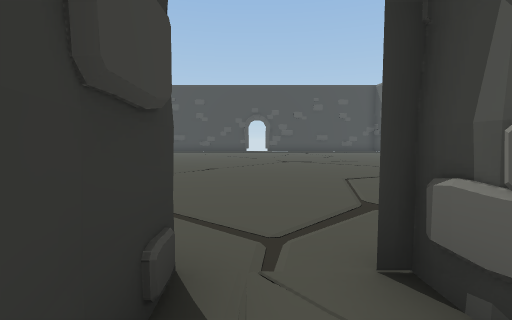
[1] (above)

16 first-person views from a walk through a Unity game level. The camera is 1.5 m above the floor, tilts 4° down and sees 85° across. The floor is counted in squares, 1.8 m on a side. Each view is taken from the middle of a square. On the plan, view 1 faces up. The plan holds only what a view shows up to about 10 squares ahead; the rest is blank. The place goes on beyond the plan. The player character is not drawn. Door leaves are left out, so doorways stand open.

[2]
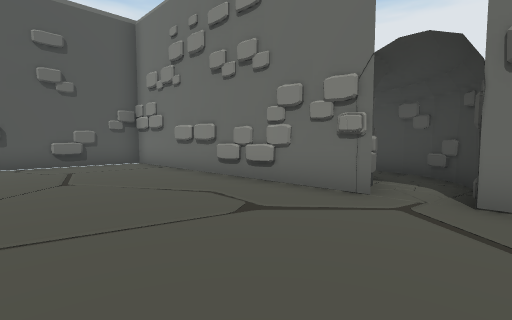

[3]
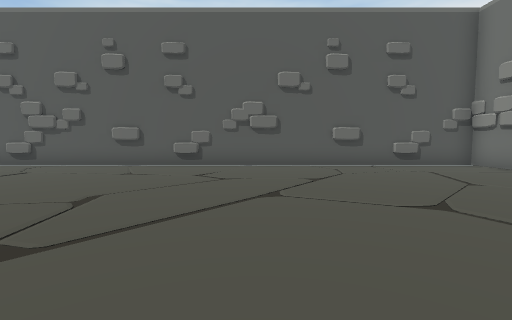

[4]
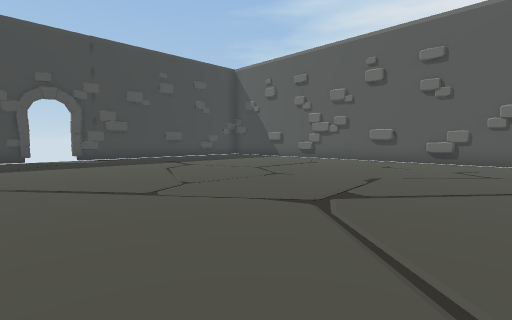

[5]
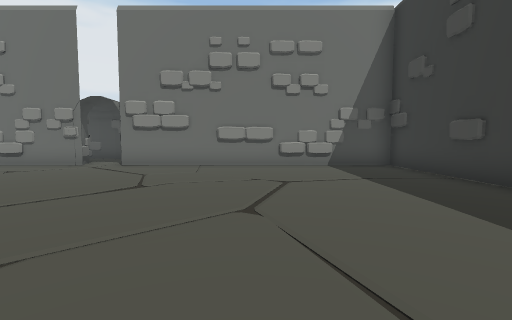

[6]
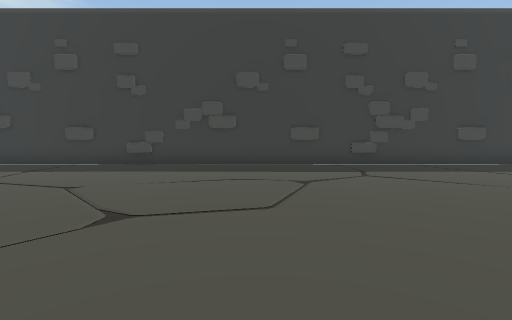

[7]
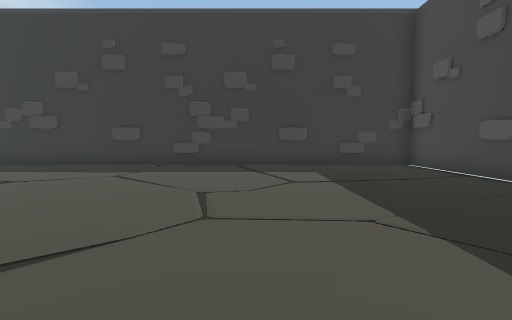

[8]
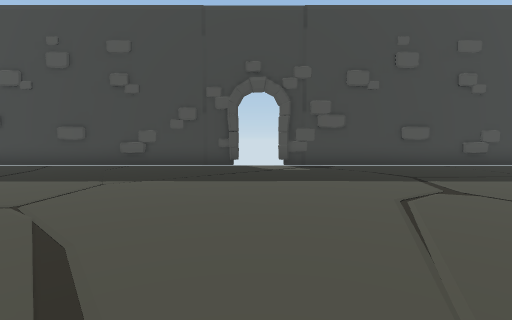

[9]
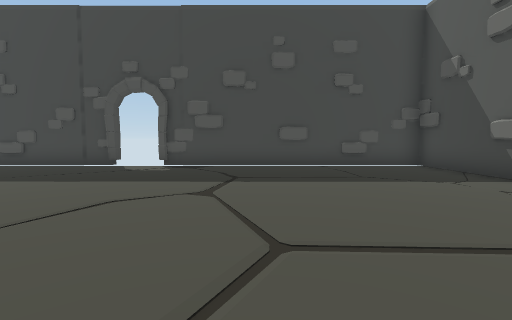

[10]
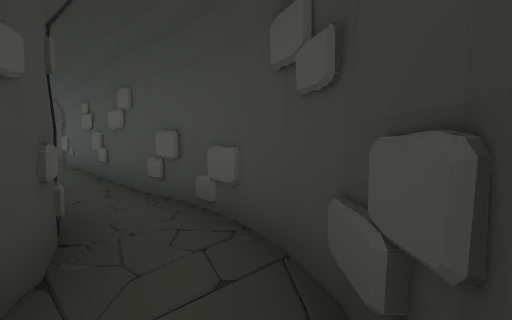

[11]
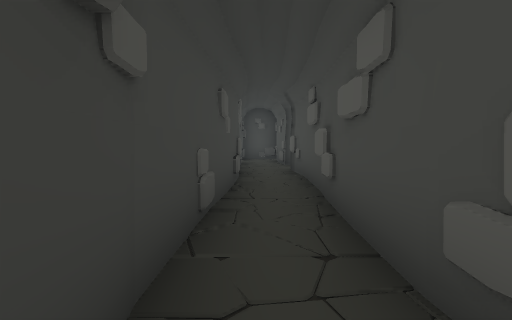

[12]
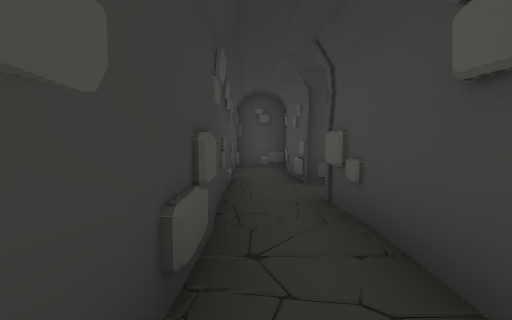

[13]
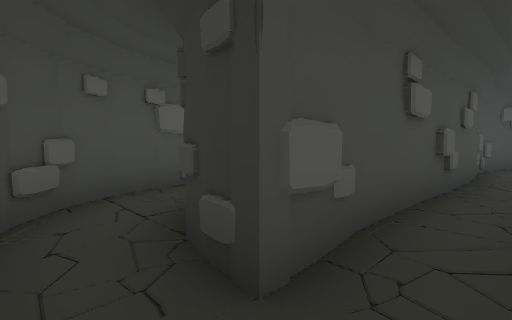

[14]
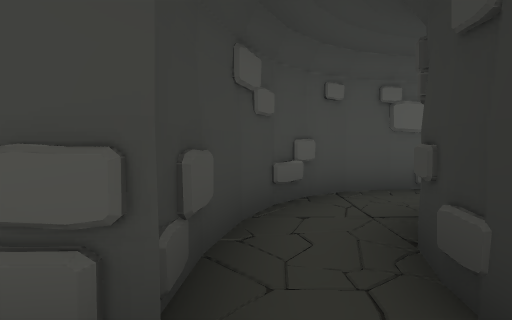

[15]
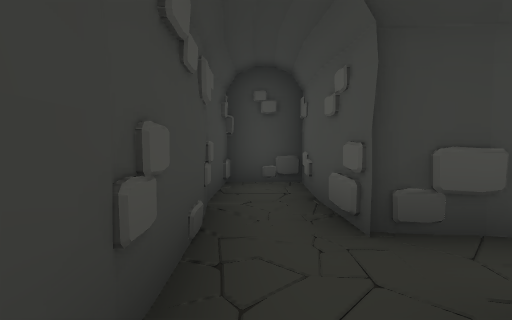

[16]
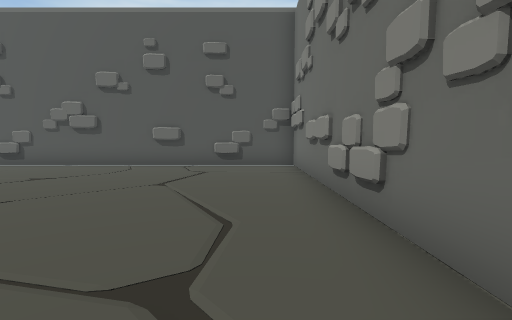

### Floor plan
Points are (right, up) in squares from view 1. A wall is a line through its corners. A room is listed if a view was taken in it or the views show most of it. See-through windows are left out.
Room 1 (views 1, 10, 11, 12, 13, 14, 15)
walls: (7.5, -2.2) (11, -2) (10.9, -2.9) (10.5, -3.6); (9.6, -0.6) (4.4, -0.4) (3.5, -0.5); (11, -2) (11, -2.7); (11, -2.4) (10.7, -3.1); (11.4, -0.5) (10.9, -0.5); (11.5, -0.7) (11, -0.7); (3.9, -1.9) (4.4, -1.9); (12.7, -0.8) (12, -0.8); (12.4, -3.1) (12.4, -2) (14.6, -1.9); (12.4, -3.1) (12.5, -2); (12.8, -1.9) (13.3, -2); (3.1, -2) (4.6, -1.9); (12.1, -3.9) (12.5, -2.6); (11.7, -4.6) (12.2, -3.9); (11.1, -5.2) (11.8, -4.5); (2.8, -0.5) (2.1, -0.2); (10.5, -5.6) (11.2, -5.1); (13.7, -2.1) (14.5, -2.1); (2.2, -0.3) (1.7, 0); (2.1, -1.8) (7.6, -2); (14.6, -0.3) (9.5, -0.6); (1.3, -1.6) (2.6, -2); (1.2, 0.6) (1, 1.2); (0.1, -0.6) (0.8, -1.3) (1.4, -1.7); (-0.3, 0) (0.1, -0.8); (-0.5, 0.9) (-0.3, -0.1)
low walls: (9.9, -2) (10.5, -1.9); (2.6, -2.5) (3.1, -2.4)
ways out: open door at (0.5, 1.5) to room 2; opening at (9.5, -5)
Room 2 (views 2, 3, 4, 5, 6, 7, 8, 9, 16)
walls: (-0.9, 22.2) (-9.5, 22.2) (-9.5, 1.7) (-0.5, 1.7); (0.9, 1.7) (9.4, 1.7) (9.4, 22.2) (1, 22.2); (-3.3, 22.4) (-3.7, 22.1)
ways out: open door at (0.5, 1.5) to room 1

Where each view was taken, in squares from view 1:
view 1: 0 up, 0 right, facing up
view 2: 6 up, 1 left, facing down-right
view 3: 9 up, 0 right, facing right
view 4: 9 up, 2 left, facing up-right
view 5: 11 up, 5 left, facing down
view 6: 11 up, 0 right, facing left
view 7: 17 up, 0 right, facing left
view 8: 13 up, 0 right, facing up
view 9: 13 up, 4 right, facing up
view 10: 0 up, 0 right, facing down-right
view 11: 1 down, 3 right, facing right
view 12: 1 down, 7 right, facing right
view 13: 1 down, 12 right, facing down-left
view 14: 1 down, 12 right, facing down
view 15: 1 down, 10 right, facing right
view 16: 3 up, 0 right, facing right
